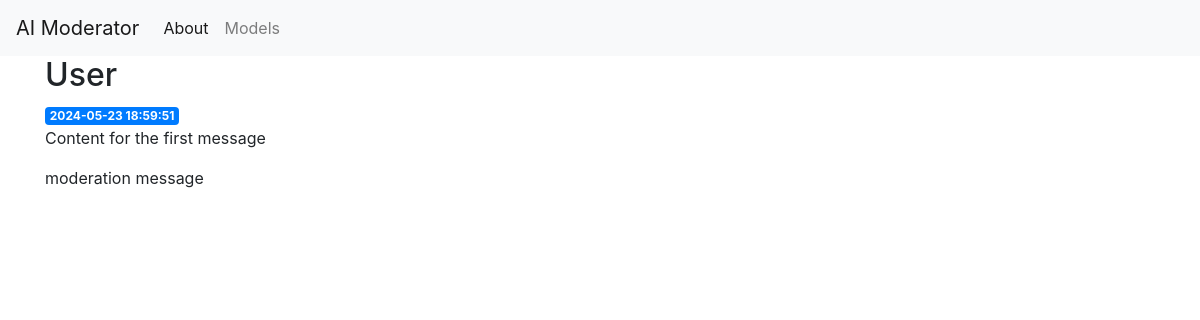
The page /1 on the database its author committed.
### tables this page shows
CREATE TABLE posts (
    id INTEGER PRIMARY KEY AUTOINCREMENT,
    created TIMESTAMP NOT NULL DEFAULT CURRENT_TIMESTAMP,
    author TEXT NOT NULL,
    message TEXT NOT NULL,
    moderation TEXT NOT NULL
);

### project.py (the view)
@app.route('/<int:post_id>')
def post(post_id):
    post = get_post(post_id)
    return render_template('post.html', post=post)

### project.py (called while the page is built)
def get_db_connection():
    conn = sqlite3.connect("database.db")
    conn.row_factory = sqlite3.Row
    return conn

def get_post(post_id):
    conn = get_db_connection()
    post = conn.execute("SELECT * FROM posts WHERE id = ?", (post_id,)).fetchone()
    conn.close()
    if post is None:
        abort(404)
    return post

### templates/post.html
{% extends 'base.html' %}
{% block content %}
    <h2>{% block title %} {{ post['author'] }} {% endblock %}</h2>
    <span class="badge badge-primary">{{ post['created'] }}</span>
    <p>{{ post['message'] }}</p>
    <p>{{ post['moderation'] }}</p>
{% endblock %}

### rows shown on the page
posts: author "User", created "2024-05-23 18:59:51", message "Content for the first message", moderation "moderation message"
